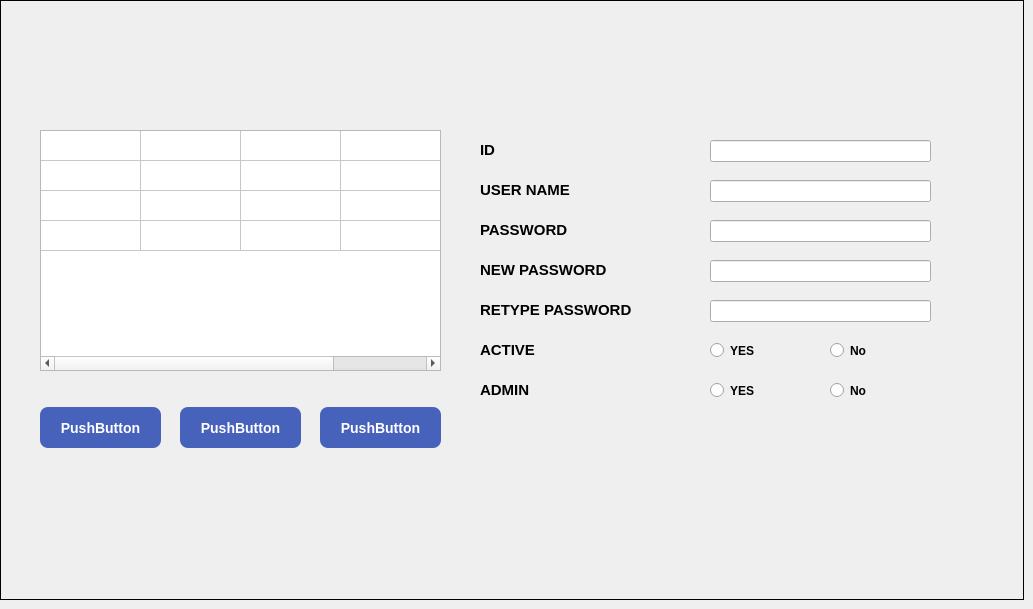
      <widget class="QWidget" name="UserAccountSettings">
       <widget class="QLabel" name="lb_UserAccountSettingsBackground">
        <property name="geometry">
         <rect>
          <x>0</x>
          <y>0</y>
          <width>1024</width>
          <height>600</height>
         </rect>
        </property>
        <property name="autoFillBackground">
         <bool>true</bool>
        </property>
        <property name="frameShape">
         <enum>QFrame::Box</enum>
        </property>
        <property name="text">
         <string/>
        </property>
        <property name="pixmap">
         <pixmap>WeighBridgeScreens/weigh bridge screen/user-account.png</pixmap>
        </property>
       </widget>
       <widget class="QLabel" name="lb_settings_retypepassword">
        <property name="geometry">
         <rect>
          <x>480</x>
          <y>300</y>
          <width>201</width>
          <height>20</height>
         </rect>
        </property>
        <property name="font">
         <font>
          <pointsize>11</pointsize>
          <weight>75</weight>
          <bold>true</bold>
         </font>
        </property>
        <property name="text">
         <string>&lt;html&gt;&lt;head/&gt;&lt;body&gt;&lt;p&gt;RETYPE PASSWORD&lt;/p&gt;&lt;/body&gt;&lt;/html&gt;</string>
        </property>
        <property name="alignment">
         <set>Qt::AlignLeading|Qt::AlignLeft|Qt::AlignVCenter</set>
        </property>
       </widget>
       <widget class="QLineEdit" name="le_settings_newpassword">
        <property name="geometry">
         <rect>
          <x>710</x>
          <y>260</y>
          <width>221</width>
          <height>22</height>
         </rect>
        </property>
       </widget>
       <widget class="QLabel" name="lb_settings_id">
        <property name="geometry">
         <rect>
          <x>480</x>
          <y>140</y>
          <width>91</width>
          <height>20</height>
         </rect>
        </property>
        <property name="font">
         <font>
          <pointsize>11</pointsize>
          <weight>75</weight>
          <bold>true</bold>
         </font>
        </property>
        <property name="text">
         <string>&lt;html&gt;&lt;head/&gt;&lt;body&gt;&lt;p&gt;ID&lt;/p&gt;&lt;/body&gt;&lt;/html&gt;</string>
        </property>
        <property name="alignment">
         <set>Qt::AlignLeading|Qt::AlignLeft|Qt::AlignVCenter</set>
        </property>
       </widget>
       <widget class="QLineEdit" name="le_settings_username">
        <property name="geometry">
         <rect>
          <x>710</x>
          <y>180</y>
          <width>221</width>
          <height>22</height>
         </rect>
        </property>
       </widget>
       <widget class="QLineEdit" name="le_settings_id">
        <property name="geometry">
         <rect>
          <x>710</x>
          <y>140</y>
          <width>221</width>
          <height>22</height>
         </rect>
        </property>
       </widget>
       <widget class="QTableWidget" name="tw_settings_users">
        <property name="geometry">
         <rect>
          <x>40</x>
          <y>130</y>
          <width>401</width>
          <height>241</height>
         </rect>
        </property>
        <property name="font">
         <font>
          <pointsize>8</pointsize>
         </font>
        </property>
        <property name="sizeAdjustPolicy">
         <enum>QAbstractScrollArea::AdjustToContents</enum>
        </property>
        <property name="showGrid">
         <bool>true</bool>
        </property>
        <property name="rowCount">
         <number>4</number>
        </property>
        <property name="columnCount">
         <number>4</number>
        </property>
        <attribute name="horizontalHeaderVisible">
         <bool>false</bool>
        </attribute>
        <attribute name="verticalHeaderVisible">
         <bool>false</bool>
        </attribute>
        <attribute name="verticalHeaderCascadingSectionResizes">
         <bool>false</bool>
        </attribute>
        <row/>
        <row/>
        <row/>
        <row/>
        <column/>
        <column/>
        <column/>
        <column/>
       </widget>
       <widget class="QPushButton" name="pb_settings_edit">
        <property name="geometry">
         <rect>
          <x>210</x>
          <y>510</y>
          <width>181</width>
          <height>61</height>
         </rect>
        </property>
        <property name="font">
         <font>
          <pointsize>-1</pointsize>
          <weight>75</weight>
          <italic>false</italic>
          <bold>true</bold>
         </font>
        </property>
        <property name="styleSheet">
         <string notr="true">
boder-style: outset;
border-wiidth: 2px;
border-radius: 12px;
border-color: black;
font: bold 20px;</string>
        </property>
        <property name="text">
         <string/>
        </property>
        <property name="icon">
         <iconset>
          <normaloff>WeighBridgeScreens/Button/edit.png</normaloff>WeighBridgeScreens/Button/edit.png</iconset>
        </property>
        <property name="iconSize">
         <size>
          <width>181</width>
          <height>66</height>
         </size>
        </property>
       </widget>
       <widget class="QLabel" name="lb_settings_active">
        <property name="geometry">
         <rect>
          <x>480</x>
          <y>340</y>
          <width>91</width>
          <height>20</height>
         </rect>
        </property>
        <property name="font">
         <font>
          <pointsize>11</pointsize>
          <weight>75</weight>
          <bold>true</bold>
         </font>
        </property>
        <property name="text">
         <string>&lt;html&gt;&lt;head/&gt;&lt;body&gt;&lt;p&gt;ACTIVE&lt;/p&gt;&lt;/body&gt;&lt;/html&gt;</string>
        </property>
        <property name="alignment">
         <set>Qt::AlignLeading|Qt::AlignLeft|Qt::AlignVCenter</set>
        </property>
       </widget>
       <widget class="QLabel" name="lb_settings_password">
        <property name="geometry">
         <rect>
          <x>480</x>
          <y>220</y>
          <width>121</width>
          <height>20</height>
         </rect>
        </property>
        <property name="font">
         <font>
          <pointsize>11</pointsize>
          <weight>75</weight>
          <bold>true</bold>
         </font>
        </property>
        <property name="text">
         <string>&lt;html&gt;&lt;head/&gt;&lt;body&gt;&lt;p&gt;PASSWORD&lt;/p&gt;&lt;/body&gt;&lt;/html&gt;</string>
        </property>
        <property name="alignment">
         <set>Qt::AlignLeading|Qt::AlignLeft|Qt::AlignVCenter</set>
        </property>
       </widget>
       <widget class="QLabel" name="lb_settings_newpassword">
        <property name="geometry">
         <rect>
          <x>480</x>
          <y>260</y>
          <width>171</width>
          <height>20</height>
         </rect>
        </property>
        <property name="font">
         <font>
          <pointsize>11</pointsize>
          <weight>75</weight>
          <bold>true</bold>
         </font>
        </property>
        <property name="text">
         <string>&lt;html&gt;&lt;head/&gt;&lt;body&gt;&lt;p&gt;NEW PASSWORD&lt;/p&gt;&lt;/body&gt;&lt;/html&gt;</string>
        </property>
        <property name="alignment">
         <set>Qt::AlignLeading|Qt::AlignLeft|Qt::AlignVCenter</set>
        </property>
       </widget>
       <widget class="QLabel" name="lb_settings_username">
        <property name="geometry">
         <rect>
          <x>480</x>
          <y>180</y>
          <width>121</width>
          <height>20</height>
         </rect>
        </property>
        <property name="font">
         <font>
          <pointsize>11</pointsize>
          <weight>75</weight>
          <bold>true</bold>
         </font>
        </property>
        <property name="text">
         <string>&lt;html&gt;&lt;head/&gt;&lt;body&gt;&lt;p&gt;USER NAME&lt;/p&gt;&lt;/body&gt;&lt;/html&gt;</string>
        </property>
        <property name="alignment">
         <set>Qt::AlignLeading|Qt::AlignLeft|Qt::AlignVCenter</set>
        </property>
       </widget>
       <widget class="QPushButton" name="pb_settings_save">
        <property name="geometry">
         <rect>
          <x>410</x>
          <y>510</y>
          <width>181</width>
          <height>61</height>
         </rect>
        </property>
        <property name="font">
         <font>
          <pointsize>-1</pointsize>
          <weight>75</weight>
          <italic>false</italic>
          <bold>true</bold>
         </font>
        </property>
        <property name="styleSheet">
         <string notr="true">
boder-style: outset;
border-wiidth: 2px;
border-radius: 8px;
border-color: black;
font: bold 20px;</string>
        </property>
        <property name="text">
         <string/>
        </property>
        <property name="icon">
         <iconset>
          <normaloff>WeighBridgeScreens/Button/save.png</normaloff>WeighBridgeScreens/Button/save.png</iconset>
        </property>
        <property name="iconSize">
         <size>
          <width>181</width>
          <height>66</height>
         </size>
        </property>
       </widget>
       <widget class="QLineEdit" name="le_settings_retypepassword">
        <property name="geometry">
         <rect>
          <x>710</x>
          <y>300</y>
          <width>221</width>
          <height>22</height>
         </rect>
        </property>
       </widget>
       <widget class="QPushButton" name="pb_settings_cancel">
        <property name="geometry">
         <rect>
          <x>610</x>
          <y>510</y>
          <width>181</width>
          <height>61</height>
         </rect>
        </property>
        <property name="font">
         <font>
          <pointsize>-1</pointsize>
          <weight>75</weight>
          <italic>false</italic>
          <bold>true</bold>
         </font>
        </property>
        <property name="styleSheet">
         <string notr="true">
boder-style: outset;
border-wiidth: 2px;
border-radius: 8px;
border-color: black;
font: bold 20px;</string>
        </property>
        <property name="text">
         <string/>
        </property>
        <property name="icon">
         <iconset>
          <normaloff>WeighBridgeScreens/Button/cancel.png</normaloff>WeighBridgeScreens/Button/cancel.png</iconset>
        </property>
        <property name="iconSize">
         <size>
          <width>181</width>
          <height>66</height>
         </size>
        </property>
       </widget>
       <widget class="QLineEdit" name="le_settings_password">
        <property name="geometry">
         <rect>
          <x>710</x>
          <y>220</y>
          <width>221</width>
          <height>22</height>
         </rect>
        </property>
       </widget>
       <widget class="QLabel" name="lb_settings_admin">
        <property name="geometry">
         <rect>
          <x>480</x>
          <y>380</y>
          <width>91</width>
          <height>20</height>
         </rect>
        </property>
        <property name="font">
         <font>
          <pointsize>11</pointsize>
          <weight>75</weight>
          <bold>true</bold>
         </font>
        </property>
        <property name="text">
         <string>&lt;html&gt;&lt;head/&gt;&lt;body&gt;&lt;p&gt;ADMIN&lt;/p&gt;&lt;/body&gt;&lt;/html&gt;</string>
        </property>
        <property name="alignment">
         <set>Qt::AlignLeading|Qt::AlignLeft|Qt::AlignVCenter</set>
        </property>
       </widget>
       <widget class="QPushButton" name="pb_settings_admin">
        <property name="geometry">
         <rect>
          <x>40</x>
          <y>407</y>
          <width>121</width>
          <height>41</height>
         </rect>
        </property>
        <property name="styleSheet">
         <string notr="true">background-color: rgb(71, 98, 186);
color:white;
boder-style: outset;
border-wiidth: 2px;
border-radius: 8px;
border-color: white;
font: bold 14px;</string>
        </property>
        <property name="text">
         <string>PushButton</string>
        </property>
       </widget>
       <widget class="QPushButton" name="pb_settings_operator">
        <property name="geometry">
         <rect>
          <x>180</x>
          <y>407</y>
          <width>121</width>
          <height>41</height>
         </rect>
        </property>
        <property name="styleSheet">
         <string notr="true">background-color: rgb(71, 98, 186);
color:white;
boder-style: outset;
border-wiidth: 2px;
border-radius: 8px;
border-color: white;
font: bold 14px;</string>
        </property>
        <property name="text">
         <string>PushButton</string>
        </property>
       </widget>
       <widget class="QPushButton" name="pb_settings_lcs">
        <property name="geometry">
         <rect>
          <x>320</x>
          <y>407</y>
          <width>121</width>
          <height>41</height>
         </rect>
        </property>
        <property name="styleSheet">
         <string notr="true">background-color: rgb(71, 98, 186);
color:white;
boder-style: outset;
border-wiidth: 2px;
border-radius: 8px;
border-color: white;
font: bold 14px;</string>
        </property>
        <property name="text">
         <string>PushButton</string>
        </property>
       </widget>
       <widget class="QRadioButton" name="rb_settings_activeYes">
        <property name="geometry">
         <rect>
          <x>710</x>
          <y>340</y>
          <width>95</width>
          <height>21</height>
         </rect>
        </property>
        <property name="font">
         <font>
          <pointsize>9</pointsize>
          <weight>75</weight>
          <bold>true</bold>
         </font>
        </property>
        <property name="text">
         <string>YES</string>
        </property>
       </widget>
       <widget class="QRadioButton" name="rb_settings_activeNo">
        <property name="geometry">
         <rect>
          <x>830</x>
          <y>340</y>
          <width>95</width>
          <height>21</height>
         </rect>
        </property>
        <property name="font">
         <font>
          <pointsize>9</pointsize>
          <weight>75</weight>
          <bold>true</bold>
         </font>
        </property>
        <property name="text">
         <string>No</string>
        </property>
       </widget>
       <widget class="QRadioButton" name="rb_settings_adminNo">
        <property name="geometry">
         <rect>
          <x>830</x>
          <y>380</y>
          <width>95</width>
          <height>21</height>
         </rect>
        </property>
        <property name="font">
         <font>
          <pointsize>9</pointsize>
          <weight>75</weight>
          <bold>true</bold>
         </font>
        </property>
        <property name="text">
         <string>No</string>
        </property>
       </widget>
       <widget class="QRadioButton" name="rb_settings_adminYes">
        <property name="geometry">
         <rect>
          <x>710</x>
          <y>380</y>
          <width>95</width>
          <height>21</height>
         </rect>
        </property>
        <property name="font">
         <font>
          <pointsize>9</pointsize>
          <weight>75</weight>
          <bold>true</bold>
         </font>
        </property>
        <property name="text">
         <string>YES</string>
        </property>
       </widget>
       <widget class="QPushButton" name="pb_settings_UserSettings_close">
        <property name="geometry">
         <rect>
          <x>810</x>
          <y>510</y>
          <width>181</width>
          <height>61</height>
         </rect>
        </property>
        <property name="font">
         <font>
          <pointsize>-1</pointsize>
          <weight>75</weight>
          <italic>false</italic>
          <bold>true</bold>
         </font>
        </property>
        <property name="styleSheet">
         <string notr="true">
boder-style: outset;
border-wiidth: 2px;
border-radius: 8px;
border-color: black;
font: bold 20px;</string>
        </property>
        <property name="text">
         <string/>
        </property>
        <property name="icon">
         <iconset>
          <normaloff>WeighBridgeScreens/Button/close.png</normaloff>WeighBridgeScreens/Button/close.png</iconset>
        </property>
        <property name="iconSize">
         <size>
          <width>181</width>
          <height>66</height>
         </size>
        </property>
       </widget>
      </widget>
